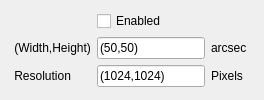
              <widget class="QWidget" name="tab_3">
               <attribute name="title">
                <string>Magnification Map</string>
               </attribute>
               <layout class="QVBoxLayout" name="verticalLayout_14">
                <item>
                 <layout class="QHBoxLayout" name="horizontalLayout_14">
                  <item>
                   <spacer name="horizontalSpacer_11">
                    <property name="orientation">
                     <enum>Qt::Horizontal</enum>
                    </property>
                    <property name="sizeHint" stdset="0">
                     <size>
                      <width>40</width>
                      <height>20</height>
                     </size>
                    </property>
                   </spacer>
                  </item>
                  <item>
                   <widget class="QCheckBox" name="enableMagMap">
                    <property name="text">
                     <string>Enabled</string>
                    </property>
                   </widget>
                  </item>
                  <item>
                   <spacer name="horizontalSpacer_10">
                    <property name="orientation">
                     <enum>Qt::Horizontal</enum>
                    </property>
                    <property name="sizeHint" stdset="0">
                     <size>
                      <width>40</width>
                      <height>20</height>
                     </size>
                    </property>
                   </spacer>
                  </item>
                 </layout>
                </item>
                <item>
                 <layout class="QGridLayout" name="gridLayout_7">
                  <item row="0" column="0">
                   <widget class="QLabel" name="label_19">
                    <property name="text">
                     <string> (Width,Height)</string>
                    </property>
                   </widget>
                  </item>
                  <item row="0" column="1">
                   <widget class="QLineEdit" name="magMapDimEntry">
                    <property name="text">
                     <string>(50,50)</string>
                    </property>
                   </widget>
                  </item>
                  <item row="0" column="2">
                   <widget class="QLabel" name="unitLabel_6">
                    <property name="text">
                     <string>arcsec  </string>
                    </property>
                   </widget>
                  </item>
                  <item row="1" column="0">
                   <widget class="QLabel" name="label_40">
                    <property name="text">
                     <string> Resolution</string>
                    </property>
                   </widget>
                  </item>
                  <item row="1" column="1">
                   <widget class="QLineEdit" name="magMapResolutionEntry">
                    <property name="text">
                     <string>(1024,1024)</string>
                    </property>
                   </widget>
                  </item>
                  <item row="1" column="2">
                   <widget class="QLabel" name="label_41">
                    <property name="text">
                     <string>Pixels</string>
                    </property>
                   </widget>
                  </item>
                 </layout>
                </item>
               </layout>
              </widget>
